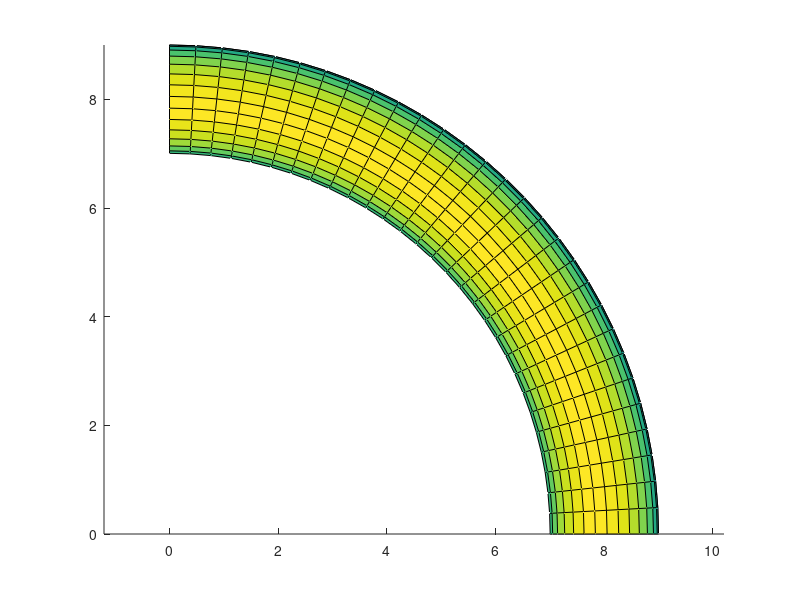

The MATLAB source for this figure: (Note: this script raises an error after producing the figure.)
clc,clear;
close all;

r=1; %r越小，圆环越细
R=8;

theta=pi/2; %控制显示圆环的周长

%% 绘制圆环面
jndu=linspace(0,theta,30);
[u,v]=meshgrid(jndu);
jndu_1=linspace(0,2*pi,30);
[m,w]=meshgrid(jndu_1);
x=(R+r*cos(w)).*cos(u); %注意点乘
y=(R+r*cos(w)).*sin(u);
z=r*sin(w);
axes('view',[-37.5,30]) %设置方位角
hs=surface(x,y,z);
axis equal;
hold on;

hs.EdgeColor='#B0A8B9'; %使网格线的颜色变为灰色
hs.FaceColor=[1,1,1]; %网格线的颜色为白色

%% 绘制圆环螺旋线
aaerfa=linspace(0,theta,1000);
n=1; %数字越小，代表螺距越大
x_1=(r*cos(n*aaerfa)+R).*cos(aaerfa);
y_1=(r*cos(n*aaerfa)+R).*sin(aaerfa);
z_1=r*sin(n*aaerfa);
plot3(x_1,y_1,z_1,'k','LineWidth',2);
xlabel('X-axis');
ylabel('Y-axis');
zlabel('Z-axis');

hold off;
